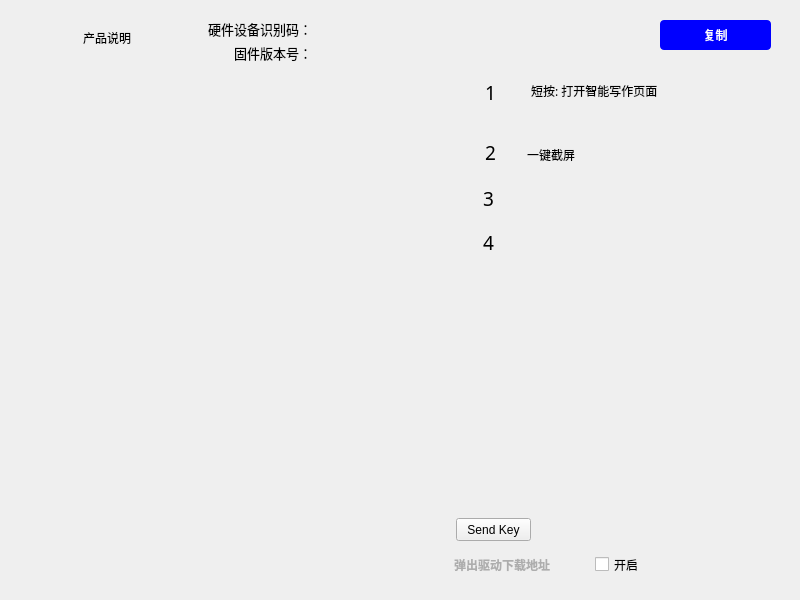
<?xml version="1.0" encoding="UTF-8"?>
<ui version="4.0">
 <class>DialogDeviceSet</class>
 <widget class="QDialog" name="DialogDeviceSet">
  <property name="geometry">
   <rect>
    <x>0</x>
    <y>0</y>
    <width>800</width>
    <height>600</height>
   </rect>
  </property>
  <property name="windowTitle">
   <string>我的设备</string>
  </property>
  <widget class="QPushButton" name="pushButtonHelp">
   <property name="geometry">
    <rect>
     <x>32</x>
     <y>18</y>
     <width>150</width>
     <height>40</height>
    </rect>
   </property>
   <property name="cursor">
    <cursorShape>PointingHandCursor</cursorShape>
   </property>
   <property name="layoutDirection">
    <enum>Qt::LayoutDirection::LeftToRight</enum>
   </property>
   <property name="text">
    <string>产品说明</string>
   </property>
   <property name="icon">
    <iconset>
     <normaloff>:/images/ic_tip.png</normaloff>:/images/ic_tip.png</iconset>
   </property>
   <property name="flat">
    <bool>true</bool>
   </property>
  </widget>
  <widget class="QLabel" name="label_device">
   <property name="geometry">
    <rect>
     <x>28</x>
     <y>74</y>
     <width>398</width>
     <height>510</height>
    </rect>
   </property>
   <property name="styleSheet">
    <string notr="true"/>
   </property>
   <property name="text">
    <string notr="true"/>
   </property>
   <property name="pixmap">
    <pixmap resource="res.qrc">:/images/devicebook.jpg</pixmap>
   </property>
   <property name="scaledContents">
    <bool>true</bool>
   </property>
  </widget>
  <widget class="QPushButton" name="pushButtonRead">
   <property name="geometry">
    <rect>
     <x>660</x>
     <y>20</y>
     <width>111</width>
     <height>30</height>
    </rect>
   </property>
   <property name="cursor">
    <cursorShape>PointingHandCursor</cursorShape>
   </property>
   <property name="styleSheet">
    <string notr="true">background-color: rgb(0, 0, 255);
color: rgb(255, 255, 255);
border:1 px solid #0000ff;
border-radius:4px;</string>
   </property>
   <property name="text">
    <string>复制</string>
   </property>
   <property name="flat">
    <bool>true</bool>
   </property>
  </widget>
  <widget class="QWidget" name="widget2" native="true">
   <property name="geometry">
    <rect>
     <x>455</x>
     <y>72</y>
     <width>315</width>
     <height>435</height>
    </rect>
   </property>
   <property name="font">
    <font>
     <family>Academy Engraved LET</family>
    </font>
   </property>
   <property name="styleSheet">
    <string notr="true"/>
   </property>
   <widget class="QLabel" name="label_10">
    <property name="geometry">
     <rect>
      <x>30</x>
      <y>10</y>
      <width>21</width>
      <height>20</height>
     </rect>
    </property>
    <property name="font">
     <font>
      <family>Cochin</family>
      <pointsize>14</pointsize>
      <bold>false</bold>
     </font>
    </property>
    <property name="text">
     <string notr="true">1</string>
    </property>
   </widget>
   <widget class="QLabel" name="label_11">
    <property name="geometry">
     <rect>
      <x>76</x>
      <y>10</y>
      <width>324</width>
      <height>30</height>
     </rect>
    </property>
    <property name="font">
     <font>
      <family>Academy Engraved LET</family>
      <pointsize>9</pointsize>
     </font>
    </property>
    <property name="text">
     <string>短按: 打开智能写作页面</string>
    </property>
    <property name="alignment">
     <set>Qt::AlignmentFlag::AlignLeading|Qt::AlignmentFlag::AlignLeft|Qt::AlignmentFlag::AlignTop</set>
    </property>
   </widget>
   <widget class="QLabel" name="label_13">
    <property name="geometry">
     <rect>
      <x>30</x>
      <y>70</y>
      <width>21</width>
      <height>20</height>
     </rect>
    </property>
    <property name="font">
     <font>
      <family>Cochin</family>
      <pointsize>14</pointsize>
      <bold>false</bold>
     </font>
    </property>
    <property name="text">
     <string notr="true">2</string>
    </property>
   </widget>
   <widget class="QLabel" name="label_14">
    <property name="geometry">
     <rect>
      <x>28</x>
      <y>116</y>
      <width>21</width>
      <height>21</height>
     </rect>
    </property>
    <property name="font">
     <font>
      <family>Cochin</family>
      <pointsize>14</pointsize>
      <bold>false</bold>
     </font>
    </property>
    <property name="text">
     <string notr="true">3</string>
    </property>
   </widget>
   <widget class="QPushButton" name="pushButtonHelp_2">
    <property name="geometry">
     <rect>
      <x>50</x>
      <y>10</y>
      <width>20</width>
      <height>20</height>
     </rect>
    </property>
    <property name="cursor">
     <cursorShape>ArrowCursor</cursorShape>
    </property>
    <property name="text">
     <string/>
    </property>
    <property name="icon">
     <iconset>
      <normaloff>:/images/ai.png</normaloff>:/images/ai.png</iconset>
    </property>
    <property name="iconSize">
     <size>
      <width>14</width>
      <height>14</height>
     </size>
    </property>
    <property name="flat">
     <bool>true</bool>
    </property>
   </widget>
   <widget class="QPushButton" name="pushButtonHelp_4">
    <property name="geometry">
     <rect>
      <x>50</x>
      <y>200</y>
      <width>21</width>
      <height>20</height>
     </rect>
    </property>
    <property name="cursor">
     <cursorShape>ArrowCursor</cursorShape>
    </property>
    <property name="text">
     <string/>
    </property>
    <property name="icon">
     <iconset>
      <normaloff>:/images/m.png</normaloff>:/images/m.png</iconset>
    </property>
    <property name="iconSize">
     <size>
      <width>14</width>
      <height>14</height>
     </size>
    </property>
    <property name="flat">
     <bool>true</bool>
    </property>
   </widget>
   <widget class="QLabel" name="label_22">
    <property name="geometry">
     <rect>
      <x>72</x>
      <y>74</y>
      <width>230</width>
      <height>20</height>
     </rect>
    </property>
    <property name="font">
     <font>
      <family>Academy Engraved LET</family>
      <pointsize>9</pointsize>
     </font>
    </property>
    <property name="text">
     <string>一键截屏</string>
    </property>
    <property name="alignment">
     <set>Qt::AlignmentFlag::AlignLeading|Qt::AlignmentFlag::AlignLeft|Qt::AlignmentFlag::AlignTop</set>
    </property>
    <property name="wordWrap">
     <bool>true</bool>
    </property>
   </widget>
   <widget class="QPushButton" name="pushButtonHelp_5">
    <property name="geometry">
     <rect>
      <x>50</x>
      <y>260</y>
      <width>21</width>
      <height>20</height>
     </rect>
    </property>
    <property name="cursor">
     <cursorShape>ArrowCursor</cursorShape>
    </property>
    <property name="text">
     <string/>
    </property>
    <property name="icon">
     <iconset>
      <normaloff>:/images/snap.png</normaloff>:/images/snap.png</iconset>
    </property>
    <property name="flat">
     <bool>true</bool>
    </property>
   </widget>
   <widget class="QLabel" name="label_24">
    <property name="geometry">
     <rect>
      <x>28</x>
      <y>160</y>
      <width>21</width>
      <height>21</height>
     </rect>
    </property>
    <property name="font">
     <font>
      <family>Cochin</family>
      <pointsize>14</pointsize>
      <bold>false</bold>
     </font>
    </property>
    <property name="text">
     <string notr="true">4</string>
    </property>
   </widget>
  </widget>
  <widget class="QWidget" name="layoutWidget">
   <property name="geometry">
    <rect>
     <x>454</x>
     <y>554</y>
     <width>275</width>
     <height>21</height>
    </rect>
   </property>
   <layout class="QHBoxLayout" name="horizontalLayout">
    <item>
     <widget class="QLabel" name="label_4">
      <property name="font">
       <font>
        <family>Academy Engraved LET</family>
        <bold>true</bold>
       </font>
      </property>
      <property name="styleSheet">
       <string notr="true">color: rgb(173, 173, 173);</string>
      </property>
      <property name="text">
       <string>弹出驱动下载地址</string>
      </property>
      <property name="wordWrap">
       <bool>true</bool>
      </property>
     </widget>
    </item>
    <item>
     <widget class="QCheckBox" name="checkBoxUrl">
      <property name="text">
       <string>开启</string>
      </property>
     </widget>
    </item>
   </layout>
  </widget>
  <widget class="QWidget" name="layoutWidget">
   <property name="geometry">
    <rect>
     <x>208</x>
     <y>20</y>
     <width>389</width>
     <height>42</height>
    </rect>
   </property>
   <layout class="QGridLayout" name="gridLayout" columnstretch="0,1">
    <item row="0" column="0">
     <widget class="QLabel" name="label_21">
      <property name="font">
       <font>
        <pointsize>10</pointsize>
       </font>
      </property>
      <property name="text">
       <string>硬件设备识别码：</string>
      </property>
      <property name="alignment">
       <set>Qt::AlignmentFlag::AlignRight|Qt::AlignmentFlag::AlignTrailing|Qt::AlignmentFlag::AlignVCenter</set>
      </property>
     </widget>
    </item>
    <item row="0" column="1">
     <widget class="QLabel" name="label_SN">
      <property name="font">
       <font>
        <pointsize>10</pointsize>
       </font>
      </property>
      <property name="text">
       <string/>
      </property>
     </widget>
    </item>
    <item row="1" column="0">
     <widget class="QLabel" name="label_25">
      <property name="font">
       <font>
        <pointsize>10</pointsize>
       </font>
      </property>
      <property name="text">
       <string>固件版本号：</string>
      </property>
      <property name="alignment">
       <set>Qt::AlignmentFlag::AlignRight|Qt::AlignmentFlag::AlignTrailing|Qt::AlignmentFlag::AlignVCenter</set>
      </property>
     </widget>
    </item>
    <item row="1" column="1">
     <widget class="QLabel" name="label_FV">
      <property name="font">
       <font>
        <pointsize>10</pointsize>
       </font>
      </property>
      <property name="text">
       <string notr="true"/>
      </property>
     </widget>
    </item>
   </layout>
  </widget>
  <widget class="QPushButton" name="pushButtonSendKey">
   <property name="geometry">
    <rect>
     <x>456</x>
     <y>518</y>
     <width>75</width>
     <height>23</height>
    </rect>
   </property>
   <property name="text">
    <string>Send Key</string>
   </property>
  </widget>
 </widget>
 <resources>
  <include location="res.qrc"/>
 </resources>
 <connections/>
</ui>
